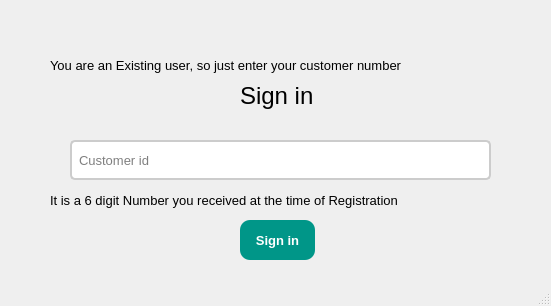
<?xml version="1.0" encoding="UTF-8"?>
<ui version="4.0">
 <class>MainWindow</class>
 <widget class="QMainWindow" name="MainWindow">
  <property name="geometry">
   <rect>
    <x>0</x>
    <y>0</y>
    <width>551</width>
    <height>306</height>
   </rect>
  </property>
  <property name="font">
   <font>
    <pointsize>10</pointsize>
   </font>
  </property>
  <property name="windowTitle">
   <string>Sign In</string>
  </property>
  <widget class="QWidget" name="centralwidget">
   <widget class="QLabel" name="label_1">
    <property name="geometry">
     <rect>
      <x>50</x>
      <y>50</y>
      <width>471</width>
      <height>31</height>
     </rect>
    </property>
    <property name="font">
     <font>
      <pointsize>10</pointsize>
     </font>
    </property>
    <property name="text">
     <string>You are an Existing user, so just enter your customer number</string>
    </property>
   </widget>
   <widget class="QLabel" name="labelSignIn">
    <property name="geometry">
     <rect>
      <x>240</x>
      <y>70</y>
      <width>211</width>
      <height>51</height>
     </rect>
    </property>
    <property name="font">
     <font>
      <pointsize>18</pointsize>
     </font>
    </property>
    <property name="text">
     <string>Sign in</string>
    </property>
   </widget>
   <widget class="QLineEdit" name="lineEditcustomerId">
    <property name="geometry">
     <rect>
      <x>70</x>
      <y>140</y>
      <width>421</width>
      <height>40</height>
     </rect>
    </property>
    <property name="font">
     <font>
      <pointsize>10</pointsize>
     </font>
    </property>
    <property name="styleSheet">
     <string notr="true">QLineEdit {
            border-radius: 5px;
            padding: 5px;
            border: 2px solid #ccc;
        }

        QLineEdit:focus {
            border: 2px solid #008080;
        }</string>
    </property>
    <property name="text">
     <string/>
    </property>
    <property name="placeholderText">
     <string>Customer id</string>
    </property>
   </widget>
   <widget class="QPushButton" name="pushBtnSignIn">
    <property name="geometry">
     <rect>
      <x>240</x>
      <y>220</y>
      <width>75</width>
      <height>40</height>
     </rect>
    </property>
    <property name="font">
     <font>
      <pointsize>10</pointsize>
      <weight>75</weight>
      <bold>true</bold>
     </font>
    </property>
    <property name="styleSheet">
     <string notr="true">QPushButton {
            border-radius: 10px;
            padding: 5px;
            background-color: #009688;
            color: white;
        }

QPushButton:hover {
            background-color: #008080;
        }

QPushButton:pressed {
            background-color: #006666;
        }</string>
    </property>
    <property name="text">
     <string>Sign in</string>
    </property>
   </widget>
   <widget class="QLabel" name="postalCustomerIdLabel">
    <property name="geometry">
     <rect>
      <x>50</x>
      <y>190</y>
      <width>461</width>
      <height>20</height>
     </rect>
    </property>
    <property name="styleSheet">
     <string notr="true"/>
    </property>
    <property name="text">
     <string>It is a 6 digit Number you received at the time of Registration</string>
    </property>
   </widget>
  </widget>
  <widget class="QMenuBar" name="menubar">
   <property name="geometry">
    <rect>
     <x>0</x>
     <y>0</y>
     <width>551</width>
     <height>26</height>
    </rect>
   </property>
  </widget>
  <widget class="QStatusBar" name="statusbar"/>
 </widget>
 <resources/>
 <connections/>
</ui>
